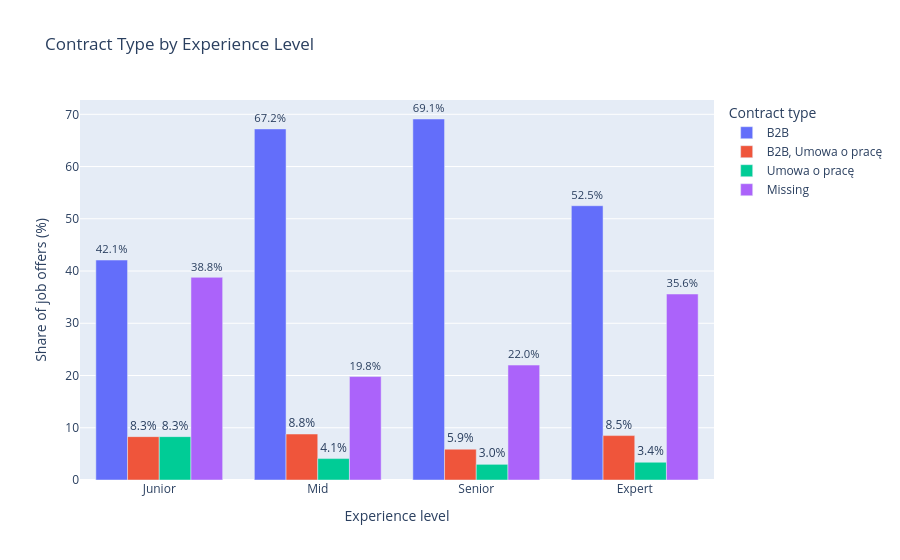

The notebook cell this image was saved under:
### Code cell
main_contract_types = [
    "B2B",
    "B2B, Umowa o pracę",
    "Umowa o pracę",
    "Missing"
]

contract_experience_plot = (
    contract_experience[
        main_contract_types
    ]
    .reset_index()
    .melt(
        id_vars="experience",
        var_name="contract_type",
        value_name="percentage"
    )
)

fig = px.bar(
    contract_experience_plot,
    x="experience",
    y="percentage",
    color="contract_type",
    barmode="group",
    text="percentage",
    category_orders={
        "experience": [
            "Junior",
            "Mid",
            "Senior",
            "Expert"
        ]
    },
    title="Contract Type by Experience Level",
    labels={
        "experience": "Experience level",
        "percentage": "Share of job offers (%)",
        "contract_type": "Contract type"
    }
)

fig.update_traces(
    texttemplate="%{text:.1f}%",
    textposition="outside"
)

fig.show()

### Figure 1 — Plotly figure (JSON) as saved in the notebook; plotly's stock layout.template omitted (floating-point values rounded to 4 significant figures)
{"data": [{"alignmentgroup": "True", "hovertemplate": "Contract type=B2B<br>Experience level=%{x}<br>Share of job offers (%)=%{text}<extra></extra>", "legendgroup": "B2B", "marker": {"color": "#636efa", "pattern": {"shape": ""}}, "name": "B2B", "offsetgroup": "B2B", "orientation": "v", "showlegend": true, "text": [42.1, 67.2, 69.1, 52.5], "textposition": "outside", "texttemplate": "%{text:.1f}%", "type": "bar", "x": ["Junior", "Mid", "Senior", "Expert"], "xaxis": "x", "y": [42.1, 67.2, 69.1, 52.5], "yaxis": "y"}, {"alignmentgroup": "True", "hovertemplate": "Contract type=B2B, Umowa o pracę<br>Experience level=%{x}<br>Share of job offers (%)=%{text}<extra></extra>", "legendgroup": "B2B, Umowa o pracę", "marker": {"color": "#EF553B", "pattern": {"shape": ""}}, "name": "B2B, Umowa o pracę", "offsetgroup": "B2B, Umowa o pracę", "orientation": "v", "showlegend": true, "text": [8.3, 8.8, 5.9, 8.5], "textposition": "outside", "texttemplate": "%{text:.1f}%", "type": "bar", "x": ["Junior", "Mid", "Senior", "Expert"], "xaxis": "x", "y": [8.3, 8.8, 5.9, 8.5], "yaxis": "y"}, {"alignmentgroup": "True", "hovertemplate": "Contract type=Umowa o pracę<br>Experience level=%{x}<br>Share of job offers (%)=%{text}<extra></extra>", "legendgroup": "Umowa o pracę", "marker": {"color": "#00cc96", "pattern": {"shape": ""}}, "name": "Umowa o pracę", "offsetgroup": "Umowa o pracę", "orientation": "v", "showlegend": true, "text": [8.3, 4.1, 3.0, 3.4], "textposition": "outside", "texttemplate": "%{text:.1f}%", "type": "bar", "x": ["Junior", "Mid", "Senior", "Expert"], "xaxis": "x", "y": [8.3, 4.1, 3.0, 3.4], "yaxis": "y"}, {"alignmentgroup": "True", "hovertemplate": "Contract type=Missing<br>Experience level=%{x}<br>Share of job offers (%)=%{text}<extra></extra>", "legendgroup": "Missing", "marker": {"color": "#ab63fa", "pattern": {"shape": ""}}, "name": "Missing", "offsetgroup": "Missing", "orientation": "v", "showlegend": true, "text": [38.8, 19.8, 22.0, 35.6], "textposition": "outside", "texttemplate": "%{text:.1f}%", "type": "bar", "x": ["Junior", "Mid", "Senior", "Expert"], "xaxis": "x", "y": [38.8, 19.8, 22.0, 35.6], "yaxis": "y"}], "layout": {"barmode": "group", "legend": {"title": {"text": "Contract type"}, "tracegroupgap": 0}, "title": {"text": "Contract Type by Experience Level"}, "xaxis": {"anchor": "y", "categoryarray": ["Junior", "Mid", "Senior", "Expert"], "categoryorder": "array", "domain": [0, 1], "title": {"text": "Experience level"}}, "yaxis": {"anchor": "x", "domain": [0, 1], "title": {"text": "Share of job offers (%)"}}}}
